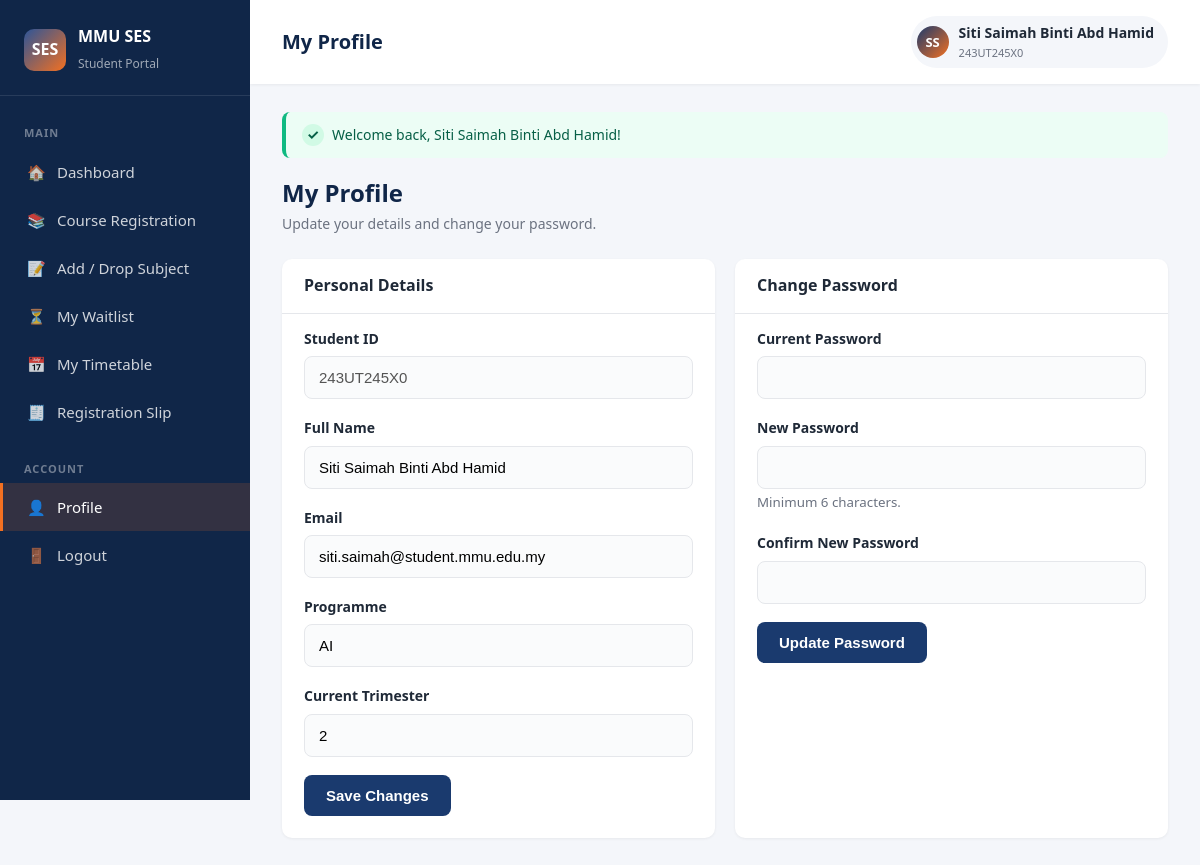
Screenshot of /student/profile.php (signed in) with the database file from the repository.
### tables this page shows
CREATE TABLE students (
    id              INT AUTO_INCREMENT PRIMARY KEY,
    student_id      VARCHAR(20)  NOT NULL UNIQUE,
    full_name       VARCHAR(100) NOT NULL,
    email           VARCHAR(100) NOT NULL UNIQUE,
    password        VARCHAR(255) NOT NULL,
    programme       VARCHAR(50)  NOT NULL,
    trimester       INT          NOT NULL DEFAULT 1,
    created_at      TIMESTAMP    DEFAULT CURRENT_TIMESTAMP
);

### includes/bootstrap.php (called while the page is built, shortened)
<?php
spl_autoload_register(function (string $cls): void {
    foreach (['models', 'controllers'] as $dir) {
        $path = APP_ROOT . '/' . $dir . '/' . $cls . '.php';
        if (is_file($path)) {
            return;
        }
    }
});
require_once APP_ROOT . '/includes/auth.php';

### models/Database.php (called while the page is built, shortened)
<?php
class Database {
    private static ?PDO $instance = null;
    public static function pdo(): PDO {
        if (self::$instance === null) {
            $dsn = 'mysql:host=' . DB_HOST
                 . ';dbname=' . DB_NAME
                 . ';charset=utf8mb4';
            try {
                self::$instance = new PDO($dsn, DB_USER, DB_PASS, [
                    PDO::ATTR_ERRMODE            => PDO::ERRMODE_EXCEPTION,
                    PDO::ATTR_DEFAULT_FETCH_MODE => PDO::FETCH_ASSOC,
                    PDO::ATTR_EMULATE_PREPARES   => false,
                ]);
            } catch (PDOException $e) {
                http_response_code(500);
                die(self::renderConnectionError($e->getMessage()));
            }
        }
        return self::$instance;
    }
}

### models/StudentModel.php (called while the page is built, shortened)
<?php
class StudentModel {
    public static function findById(int $id): ?array {
        $stmt = Database::pdo()->prepare(
            'SELECT * FROM students WHERE id = :id LIMIT 1');
        $stmt->execute([':id' => $id]);
        $row = $stmt->fetch();
        return $row ?: null;
    }
}

### student/profile.php (the view, shortened to what this page needs)
<?php
require_once __DIR__ . '/../includes/bootstrap.php';
$user = current_user();
$stu = StudentModel::findById($user['id']);
$page_title  = 'My Profile';
$active_page = 'profile';
require_once __DIR__ . '/../includes/header.php';
?>
<div class="page-header">
    <div><h2>My Profile</h2><p>Update your details and change your password.</p></div>
</div>
<div class="two-col">
    <div class="card">
        <div class="card-header"><h3>Personal Details</h3></div>
        <div class="card-body">
            <form method="POST">
                <div class="form-group">
                    <label>Student ID</label>
                    <input type="text" value="<?= e($stu['student_id']) ?>" disabled>
                </div>
                <div class="form-group">
                    <label>Full Name</label>
                    <input type="text" name="full_name" value="<?= e($stu['full_name']) ?>" required>
                </div>
                <div class="form-group">
                    <label>Email</label>
                    <input type="email" name="email" value="<?= e($stu['email']) ?>" required>
                </div>
                <div class="form-group">
                    <label>Programme</label>
                    <input type="text" name="programme" value="<?= e($stu['programme']) ?>" required>
                </div>
                <div class="form-group">
                    <label>Current Trimester</label>
                    <input type="number" name="trimester" min="1" max="9"
                           value="<?= (int)$stu['trimester'] ?>" required>
                </div>
                <button type="submit" class="btn">Save Changes</button>
            </form>
        </div>
    </div>
    <div class="card">
        <div class="card-header"><h3>Change Password</h3></div>
        <div class="card-body">
            <form method="POST">
                <div class="form-group">
                    <label>Current Password</label>
                    <input type="password" name="current_password" required>
                </div>
                <div class="form-group">
                    <label>New Password</label>
                    <input type="password" name="new_password" minlength="6" required>
                    <small style="color:var(--text-muted);">Minimum 6 characters.</small>
                </div>
                <div class="form-group">
                    <label>Confirm New Password</label>
                    <input type="password" name="confirm_password" minlength="6" required>
                </div>
                <button type="submit" class="btn">Update Password</button>
            </form>
        </div>
    </div>
</div>
<?php require_once __DIR__ . '/../includes/footer.php'; ?>

### includes/header.php (shortened to what this page needs)
<?php
require_once __DIR__ . '/bootstrap.php';
$user = current_user();
$role = $user['role'];
$page_title  = $page_title  ?? 'MMU SES';
$active_page = $active_page ?? '';
if ($role === 'student') {
    $menu_top = [
        ['url' => 'student/dashboard.php',  'key' => 'dashboard',  'icon' => '🏠', 'label' => 'Dashboard'],
        ['url' => 'student/courses.php',    'key' => 'courses',    'icon' => '📚', 'label' => 'Course Registration'],
        ['url' => 'student/my_courses.php', 'key' => 'my_courses', 'icon' => '📝', 'label' => 'Add / Drop Subject'],
        ['url' => 'student/waitlist.php',   'key' => 'waitlist',   'icon' => '⏳', 'label' => 'My Waitlist'],
        ['url' => 'student/timetable.php',  'key' => 'timetable',  'icon' => '📅', 'label' => 'My Timetable'],
        ['url' => 'student/slip.php',       'key' => 'slip',       'icon' => '🧾', 'label' => 'Registration Slip'],
    ];
    $menu_bottom = [
        ['url' => 'student/profile.php', 'key' => 'profile', 'icon' => '👤', 'label' => 'Profile'],
        ['url' => 'logout.php',          'key' => 'logout',  'icon' => '🚪', 'label' => 'Logout'],
    ];
}
$initials = '';
foreach (explode(' ', $user['full_name']) as $part) {
    if ($part !== '') $initials .= mb_substr($part, 0, 1);
}
$initials = strtoupper(mb_substr($initials, 0, 2));
?>
<!DOCTYPE html>
<html lang="en">
<head>
    <link rel="stylesheet" href="<?= base_url('assets/css/style.css') ?>">
</head>
<body>
<div class="layout">
    <aside class="sidebar">
        <div class="sidebar-brand">
            <div class="logo-mark">SES</div>
            <div>
                <h2>MMU SES</h2>
                <small><?= $role === 'admin' ? 'Administrator' : 'Student Portal' ?></small>
            </div>
        </div>
        <nav class="sidebar-nav">
            <div class="sidebar-section">Main</div>
            <?php foreach ($menu_top as $m): ?>
                <a href="<?= base_url($m['url']) ?>"
                   class="<?= $active_page === $m['key'] ? 'active' : '' ?>">
                    <span class="icon"><?= $m['icon'] ?></span> <?= e($m['label']) ?>
                </a>
            <?php endforeach; ?>
            <div class="sidebar-section">Account</div>
            <?php foreach ($menu_bottom as $m): ?>
                <a href="<?= base_url($m['url']) ?>"
                   class="<?= $active_page === $m['key'] ? 'active' : '' ?>">
                    <span class="icon"><?= $m['icon'] ?></span> <?= e($m['label']) ?>
                </a>
            <?php endforeach; ?>
        </nav>
    </aside>
    <main class="main-content">
        <div class="topbar">
            <h1><?= e($page_title) ?></h1>
            <div class="user-chip">
                <div class="avatar"><?= e($initials) ?></div>
                <div>
                    <div style="font-weight:600"><?= e($user['full_name']) ?></div>
                    <div style="font-size:11px;color:var(--text-muted)"><?= e($user['login_id']) ?></div>
                </div>
            </div>
        </div>
        <div class="content">
            <?= flash_render() ?>

### assets/css/style.css (style rules this page uses)
* { margin: 0; padding: 0; box-sizing: border-box; }
:root { --primary: #1a3a6e; --primary-dark: #102648; --primary-light: #2d5598; --accent: #f37021; --accent-dark: #d85b10; --bg: #f4f6fa; --surface: #ffffff; --text: #1f2937; --text-muted: #6b7280; --border: #e5e7eb; --success: #10b981; --warning: #f59e0b; --danger: #ef4444; --radius: 10px; --shadow-sm: 0 1px 3px rgba(0,0,0,0.06); --shadow: 0 4px 12px rgba(0,0,0,0.08); --shadow-lg: 0 10px 30px rgba(0,0,0,0.12); }
body { font-family: 'Segoe UI', system-ui, -apple-system, Tahoma, sans-serif; background-color: var(--bg); color: var(--text); line-height: 1.6; min-height: 100vh; }
a { color: var(--primary); text-decoration: none; }
.form-group { margin-bottom: 18px; }
.form-group label { display: block; font-weight: 600; margin-bottom: 6px; color: var(--text); font-size: 14px; }
.form-group input, .form-group select, .form-group textarea { width: 100%; padding: 12px 14px; border: 1.5px solid var(--border); border-radius: 8px; font-size: 15px; background: #fafbfc; transition: all 0.2s; }
.btn { display: inline-flex; align-items: center; justify-content: center; gap: 8px; padding: 12px 22px; background: var(--primary); color: #fff; border: none; border-radius: 8px; font-size: 15px; font-weight: 600; cursor: pointer; transition: all 0.2s; text-decoration: none; }
.layout { display: grid; grid-template-columns: 250px 1fr; min-height: 100vh; }
.sidebar { background: var(--primary-dark); color: #fff; padding: 24px 0; position: sticky; top: 0; height: 100vh; overflow-y: auto; }
.sidebar-brand { padding: 0 24px 20px; border-bottom: 1px solid rgba(255,255,255,0.1); display: flex; align-items: center; gap: 12px; }
.sidebar-brand .logo-mark { width: 42px; height: 42px; background: linear-gradient(135deg, var(--primary-light), var(--accent)); border-radius: 10px; display: flex; align-items: center; justify-content: center; color: #fff; font-weight: 800; font-size: 16px; }
.sidebar-brand h2 { font-size: 16px; color: #fff; }
.sidebar-brand small { color: rgba(255,255,255,0.6); font-size: 12px; }
.sidebar-nav { margin-top: 16px; }
.sidebar-nav a { display: flex; align-items: center; gap: 12px; padding: 12px 24px; color: rgba(255,255,255,0.8); font-size: 15px; transition: all 0.2s; border-left: 3px solid transparent; }
.sidebar-nav a.active { background: rgba(243,112,33,0.15); color: #fff; border-left-color: var(--accent); }
.sidebar-nav a .icon { width: 18px; text-align: center; }
.sidebar-section { padding: 12px 24px 6px; color: rgba(255,255,255,0.4); font-size: 11px; text-transform: uppercase; letter-spacing: 1px; font-weight: 700; margin-top: 12px; }
.main-content { padding: 0; overflow-x: auto; }
.topbar { background: var(--surface); padding: 16px 32px; box-shadow: var(--shadow-sm); display: flex; justify-content: space-between; align-items: center; position: sticky; top: 0; z-index: 10; }
.topbar h1 { font-size: 20px; color: var(--primary-dark); }
.topbar .user-chip { display: flex; align-items: center; gap: 10px; padding: 6px 14px 6px 6px; background: var(--bg); border-radius: 30px; font-size: 14px; font-weight: 500; }
.topbar .avatar { width: 32px; height: 32px; border-radius: 50%; background: linear-gradient(135deg, var(--primary), var(--accent)); color: #fff; display: flex; align-items: center; justify-content: center; font-weight: 700; font-size: 13px; }
.content { padding: 28px 32px; }
.page-header { margin-bottom: 24px; display: flex; justify-content: space-between; align-items: center; flex-wrap: wrap; gap: 12px; }
.page-header h2 { font-size: 24px; color: var(--primary-dark); }
.page-header p { color: var(--text-muted); font-size: 14px; }
.card { background: var(--surface); border-radius: var(--radius); box-shadow: var(--shadow-sm); padding: 22px; margin-bottom: 20px; }
.card-header { padding: 14px 22px; border-bottom: 1px solid #e5e7eb; margin: -22px -22px 14px -22px; }
.card-header h3 { margin: 0; font-size: 16px; color: var(--text); }
.card-body { padding: 0; }
.two-col { display: grid; grid-template-columns: 1fr 1fr; gap: 20px; margin-top: 18px; }

### rows the page displays
students: full_name "Siti Saimah Binti Abd Hamid", student "243UT245X0", email "siti.saimah@student.mmu.edu.my", programme "AI", trimester "2"

### other values shown
$m['icon'] "🏠"
$m['label'] "Dashboard"
$m['icon'] "📚"
$m['label'] "Course Registration"
$m['icon'] "📝"
$m['label'] "Add / Drop Subject"
$m['icon'] "⏳"
$m['label'] "My Waitlist"
$m['icon'] "📅"
$m['label'] "My Timetable"
$m['icon'] "🧾"
$m['label'] "Registration Slip"
$m['icon'] "👤"
$m['label'] "Profile"
$m['icon'] "🚪"
